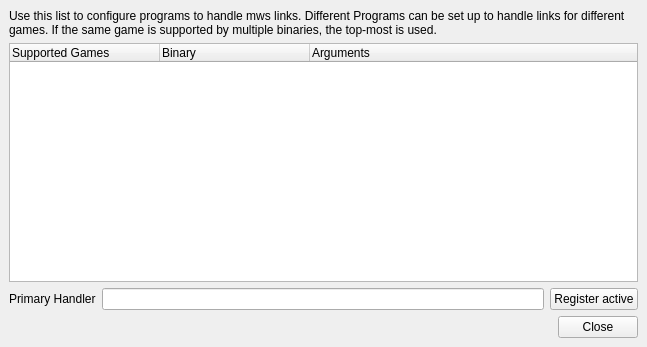
<?xml version="1.0" encoding="UTF-8"?>
<ui version="4.0">
 <class>HandlerWindow</class>
 <widget class="QMainWindow" name="HandlerWindow">
  <property name="geometry">
   <rect>
    <x>0</x>
    <y>0</y>
    <width>647</width>
    <height>347</height>
   </rect>
  </property>
  <property name="windowTitle">
   <string>MWS Handler</string>
  </property>
  <widget class="QWidget" name="centralwidget">
   <layout class="QVBoxLayout" name="verticalLayout">
    <item>
     <widget class="QLabel" name="label">
      <property name="text">
       <string>Use this list to configure programs to handle mws links. Different Programs can be set up to handle links for different games. If the same game is supported by multiple binaries, the top-most is used.</string>
      </property>
      <property name="wordWrap">
       <bool>true</bool>
      </property>
     </widget>
    </item>
    <item>
     <widget class="MOBase::SortableTreeWidget" name="handlersWidget">
      <property name="contextMenuPolicy">
       <enum>Qt::CustomContextMenu</enum>
      </property>
      <property name="dragDropMode">
       <enum>QAbstractItemView::DragDrop</enum>
      </property>
      <property name="defaultDropAction">
       <enum>Qt::MoveAction</enum>
      </property>
      <property name="indentation">
       <number>0</number>
      </property>
      <property name="itemsExpandable">
       <bool>false</bool>
      </property>
      <attribute name="headerDefaultSectionSize">
       <number>150</number>
      </attribute>
      <column>
       <property name="text">
        <string>Supported Games</string>
       </property>
      </column>
      <column>
       <property name="text">
        <string>Binary</string>
       </property>
      </column>
      <column>
       <property name="text">
        <string>Arguments</string>
       </property>
      </column>
     </widget>
    </item>
    <item>
     <layout class="QHBoxLayout" name="horizontalLayout_2">
      <item>
       <widget class="QLabel" name="label_2">
        <property name="text">
         <string>Primary Handler</string>
        </property>
       </widget>
      </item>
      <item>
       <widget class="QLineEdit" name="handlerView">
        <property name="readOnly">
         <bool>true</bool>
        </property>
       </widget>
      </item>
      <item>
       <widget class="QPushButton" name="registerButton">
        <property name="text">
         <string>Register active</string>
        </property>
       </widget>
      </item>
     </layout>
    </item>
    <item>
     <layout class="QHBoxLayout" name="horizontalLayout">
      <item>
       <spacer name="horizontalSpacer">
        <property name="orientation">
         <enum>Qt::Horizontal</enum>
        </property>
        <property name="sizeHint" stdset="0">
         <size>
          <width>40</width>
          <height>20</height>
         </size>
        </property>
       </spacer>
      </item>
      <item>
       <widget class="QPushButton" name="closeButton">
        <property name="text">
         <string>Close</string>
        </property>
       </widget>
      </item>
     </layout>
    </item>
   </layout>
  </widget>
  <action name="actionRemove">
   <property name="icon">
    <iconset>
     <normaloff>:/MO/gui/remove</normaloff>:/MO/gui/remove</iconset>
   </property>
   <property name="text">
    <string>Remove</string>
   </property>
   <property name="toolTip">
    <string>Remove Binary</string>
   </property>
   <property name="shortcut">
    <string>Del</string>
   </property>
  </action>
  <action name="actionAdd">
   <property name="icon">
    <iconset>
     <normaloff>:/MO/gui/add</normaloff>:/MO/gui/add</iconset>
   </property>
   <property name="text">
    <string>Add</string>
   </property>
   <property name="toolTip">
    <string>Add a binary</string>
   </property>
  </action>
 </widget>
 <customwidgets>
  <customwidget>
   <class>MOBase::SortableTreeWidget</class>
   <extends>QTreeWidget</extends>
   <header location="global">sortabletreewidget.h</header>
  </customwidget>
 </customwidgets>
 <resources/>
 <connections>
  <connection>
   <sender>closeButton</sender>
   <signal>clicked()</signal>
   <receiver>HandlerWindow</receiver>
   <slot>close()</slot>
   <hints>
    <hint type="sourcelabel">
     <x>599</x>
     <y>325</y>
    </hint>
    <hint type="destinationlabel">
     <x>323</x>
     <y>173</y>
    </hint>
   </hints>
  </connection>
 </connections>
</ui>
